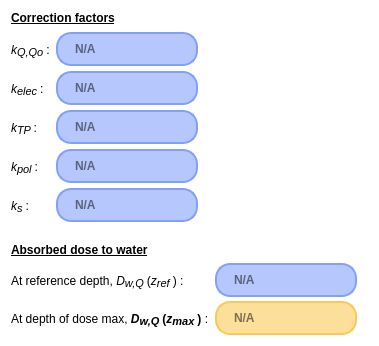
            <widget class="QWidget" name="calSummaryScroll">
             <property name="geometry">
              <rect>
               <x>0</x>
               <y>0</y>
               <width>379</width>
               <height>346</height>
              </rect>
             </property>
             <property name="sizePolicy">
              <sizepolicy hsizetype="Expanding" vsizetype="MinimumExpanding">
               <horstretch>0</horstretch>
               <verstretch>0</verstretch>
              </sizepolicy>
             </property>
             <property name="autoFillBackground">
              <bool>false</bool>
             </property>
             <property name="styleSheet">
              <string notr="true">background-color: rgba(252, 247, 247, 0);</string>
             </property>
             <layout class="QVBoxLayout" name="verticalLayout_5">
              <item>
               <widget class="QLabel" name="corrFactorsLabel">
                <property name="sizePolicy">
                 <sizepolicy hsizetype="Fixed" vsizetype="Fixed">
                  <horstretch>0</horstretch>
                  <verstretch>0</verstretch>
                 </sizepolicy>
                </property>
                <property name="text">
                 <string>&lt;html&gt;&lt;head/&gt;&lt;body&gt;&lt;p&gt;&lt;span style=&quot; font-weight:700; text-decoration: underline;&quot;&gt;Correction factors&lt;/span&gt;&lt;/p&gt;&lt;/body&gt;&lt;/html&gt;</string>
                </property>
               </widget>
              </item>
              <item>
               <layout class="QFormLayout" name="corrFactorFL_2">
                <property name="fieldGrowthPolicy">
                 <enum>QFormLayout::ExpandingFieldsGrow</enum>
                </property>
                <property name="rowWrapPolicy">
                 <enum>QFormLayout::DontWrapRows</enum>
                </property>
                <property name="verticalSpacing">
                 <number>4</number>
                </property>
                <item row="0" column="0">
                 <widget class="QLabel" name="kQLabel">
                  <property name="text">
                   <string>&lt;html&gt;&lt;head/&gt;&lt;body&gt;&lt;p&gt;&lt;span style=&quot; font-style:italic;&quot;&gt;k&lt;/span&gt;&lt;span style=&quot; font-size:12pt; font-style:italic; vertical-align:sub;&quot;&gt;Q,Qo &lt;/span&gt;:&lt;/p&gt;&lt;/body&gt;&lt;/html&gt;</string>
                  </property>
                 </widget>
                </item>
                <item row="0" column="1">
                 <widget class="QLineEdit" name="kQLE">
                  <property name="sizePolicy">
                   <sizepolicy hsizetype="Fixed" vsizetype="Fixed">
                    <horstretch>0</horstretch>
                    <verstretch>0</verstretch>
                   </sizepolicy>
                  </property>
                  <property name="focusPolicy">
                   <enum>Qt::NoFocus</enum>
                  </property>
                  <property name="contextMenuPolicy">
                   <enum>Qt::NoContextMenu</enum>
                  </property>
                  <property name="styleSheet">
                   <string notr="true">border-radius: 15px;
border-color: rgb(130, 160, 250);
border-style: solid;
border-width:2px;
background-color: rgba(130, 160, 250,150);
padding-left: 15px;
height: 30px;
font-weight: bold</string>
                  </property>
                  <property name="readOnly">
                   <bool>true</bool>
                  </property>
                  <property name="placeholderText">
                   <string>N/A</string>
                  </property>
                 </widget>
                </item>
                <item row="1" column="0">
                 <widget class="QLabel" name="kElecLabel">
                  <property name="sizePolicy">
                   <sizepolicy hsizetype="Preferred" vsizetype="MinimumExpanding">
                    <horstretch>0</horstretch>
                    <verstretch>0</verstretch>
                   </sizepolicy>
                  </property>
                  <property name="text">
                   <string>&lt;html&gt;&lt;head/&gt;&lt;body&gt;&lt;p&gt;&lt;span style=&quot; font-style:italic;&quot;&gt;k&lt;/span&gt;&lt;span style=&quot; font-size:12pt; font-style:italic; vertical-align:sub;&quot;&gt;elec &lt;/span&gt;:&lt;/p&gt;&lt;/body&gt;&lt;/html&gt;</string>
                  </property>
                  <property name="alignment">
                   <set>Qt::AlignLeading|Qt::AlignLeft|Qt::AlignVCenter</set>
                  </property>
                 </widget>
                </item>
                <item row="1" column="1">
                 <widget class="QLineEdit" name="kElecLE">
                  <property name="enabled">
                   <bool>true</bool>
                  </property>
                  <property name="sizePolicy">
                   <sizepolicy hsizetype="Fixed" vsizetype="Fixed">
                    <horstretch>0</horstretch>
                    <verstretch>0</verstretch>
                   </sizepolicy>
                  </property>
                  <property name="focusPolicy">
                   <enum>Qt::NoFocus</enum>
                  </property>
                  <property name="contextMenuPolicy">
                   <enum>Qt::NoContextMenu</enum>
                  </property>
                  <property name="autoFillBackground">
                   <bool>false</bool>
                  </property>
                  <property name="styleSheet">
                   <string notr="true">border-radius: 15px;
border-color: rgb(130, 160, 250);
border-style: solid;
border-width:2px;
background-color: rgba(130, 160, 250,150);
padding-left: 15px;
height: 30px;
font-weight: bold</string>
                  </property>
                  <property name="text">
                   <string/>
                  </property>
                  <property name="frame">
                   <bool>true</bool>
                  </property>
                  <property name="alignment">
                   <set>Qt::AlignLeading|Qt::AlignLeft|Qt::AlignVCenter</set>
                  </property>
                  <property name="readOnly">
                   <bool>true</bool>
                  </property>
                  <property name="placeholderText">
                   <string>N/A</string>
                  </property>
                 </widget>
                </item>
                <item row="2" column="0">
                 <widget class="QLabel" name="kTPLabel">
                  <property name="text">
                   <string>&lt;html&gt;&lt;head/&gt;&lt;body&gt;&lt;p&gt;&lt;span style=&quot; font-style:italic;&quot;&gt;k&lt;/span&gt;&lt;span style=&quot; font-size:12pt; font-style:italic; vertical-align:sub;&quot;&gt;TP &lt;/span&gt;:&lt;/p&gt;&lt;/body&gt;&lt;/html&gt;</string>
                  </property>
                 </widget>
                </item>
                <item row="2" column="1">
                 <widget class="QLineEdit" name="kTPLE">
                  <property name="sizePolicy">
                   <sizepolicy hsizetype="Fixed" vsizetype="Fixed">
                    <horstretch>0</horstretch>
                    <verstretch>0</verstretch>
                   </sizepolicy>
                  </property>
                  <property name="focusPolicy">
                   <enum>Qt::NoFocus</enum>
                  </property>
                  <property name="contextMenuPolicy">
                   <enum>Qt::NoContextMenu</enum>
                  </property>
                  <property name="styleSheet">
                   <string notr="true">border-radius: 15px;
border-color: rgb(130, 160, 250);
border-style: solid;
border-width:2px;
background-color: rgba(130, 160, 250,150);
padding-left: 15px;
height: 30px;
font-weight: bold</string>
                  </property>
                  <property name="text">
                   <string/>
                  </property>
                  <property name="readOnly">
                   <bool>true</bool>
                  </property>
                  <property name="placeholderText">
                   <string>N/A</string>
                  </property>
                 </widget>
                </item>
                <item row="3" column="0">
                 <widget class="QLabel" name="kPolLabel">
                  <property name="text">
                   <string>&lt;html&gt;&lt;head/&gt;&lt;body&gt;&lt;p&gt;&lt;span style=&quot; font-style:italic;&quot;&gt;k&lt;/span&gt;&lt;span style=&quot; font-size:12pt; font-style:italic; vertical-align:sub;&quot;&gt;pol &lt;/span&gt;:&lt;/p&gt;&lt;/body&gt;&lt;/html&gt;</string>
                  </property>
                 </widget>
                </item>
                <item row="3" column="1">
                 <widget class="QLineEdit" name="kPolLE">
                  <property name="sizePolicy">
                   <sizepolicy hsizetype="Fixed" vsizetype="Fixed">
                    <horstretch>0</horstretch>
                    <verstretch>0</verstretch>
                   </sizepolicy>
                  </property>
                  <property name="focusPolicy">
                   <enum>Qt::NoFocus</enum>
                  </property>
                  <property name="contextMenuPolicy">
                   <enum>Qt::NoContextMenu</enum>
                  </property>
                  <property name="styleSheet">
                   <string notr="true">border-radius: 15px;
border-color: rgb(130, 160, 250);
border-style: solid;
border-width:2px;
background-color: rgba(130, 160, 250,150);
padding-left: 15px;
height: 30px;
font-weight: bold</string>
                  </property>
                  <property name="readOnly">
                   <bool>true</bool>
                  </property>
                  <property name="placeholderText">
                   <string>N/A</string>
                  </property>
                 </widget>
                </item>
                <item row="4" column="0">
                 <widget class="QLabel" name="kSLabel">
                  <property name="text">
                   <string>&lt;html&gt;&lt;head/&gt;&lt;body&gt;&lt;p&gt;&lt;span style=&quot; font-style:italic;&quot;&gt;k&lt;/span&gt;&lt;span style=&quot; font-size:12pt; font-style:italic; vertical-align:sub;&quot;&gt;s &lt;/span&gt;:&lt;/p&gt;&lt;/body&gt;&lt;/html&gt;</string>
                  </property>
                 </widget>
                </item>
                <item row="4" column="1">
                 <layout class="QHBoxLayout" name="horizontalLayout_2">
                  <property name="spacing">
                   <number>10</number>
                  </property>
                  <item>
                   <widget class="QLineEdit" name="kSLE">
                    <property name="sizePolicy">
                     <sizepolicy hsizetype="Fixed" vsizetype="Fixed">
                      <horstretch>0</horstretch>
                      <verstretch>0</verstretch>
                     </sizepolicy>
                    </property>
                    <property name="focusPolicy">
                     <enum>Qt::NoFocus</enum>
                    </property>
                    <property name="contextMenuPolicy">
                     <enum>Qt::NoContextMenu</enum>
                    </property>
                    <property name="styleSheet">
                     <string notr="true">border-radius: 15px;
border-color: rgb(130, 160, 250);
border-style: solid;
border-width:2px;
background-color: rgba(130, 160, 250,150);
padding-left: 15px;
height: 30px;
font-weight: bold</string>
                    </property>
                    <property name="readOnly">
                     <bool>true</bool>
                    </property>
                    <property name="placeholderText">
                     <string>N/A</string>
                    </property>
                   </widget>
                  </item>
                  <item>
                   <widget class="QLabel" name="ks_status_icon">
                    <property name="maximumSize">
                     <size>
                      <width>24</width>
                      <height>24</height>
                     </size>
                    </property>
                    <property name="text">
                     <string/>
                    </property>
                    <property name="scaledContents">
                     <bool>true</bool>
                    </property>
                   </widget>
                  </item>
                 </layout>
                </item>
               </layout>
              </item>
              <item>
               <spacer name="verticalSpacer_8">
                <property name="orientation">
                 <enum>Qt::Vertical</enum>
                </property>
                <property name="sizeType">
                 <enum>QSizePolicy::Fixed</enum>
                </property>
                <property name="sizeHint" stdset="0">
                 <size>
                  <width>20</width>
                  <height>10</height>
                 </size>
                </property>
               </spacer>
              </item>
              <item>
               <widget class="QLabel" name="absorsedDoseLabel">
                <property name="sizePolicy">
                 <sizepolicy hsizetype="Fixed" vsizetype="Fixed">
                  <horstretch>0</horstretch>
                  <verstretch>0</verstretch>
                 </sizepolicy>
                </property>
                <property name="text">
                 <string>&lt;html&gt;&lt;head/&gt;&lt;body&gt;&lt;p&gt;&lt;span style=&quot; font-weight:700; text-decoration: underline;&quot;&gt;Absorbed dose to water&lt;/span&gt;&lt;/p&gt;&lt;/body&gt;&lt;/html&gt;</string>
                </property>
               </widget>
              </item>
              <item>
               <layout class="QFormLayout" name="absorbedDoseFL_2">
                <property name="fieldGrowthPolicy">
                 <enum>QFormLayout::AllNonFixedFieldsGrow</enum>
                </property>
                <property name="verticalSpacing">
                 <number>4</number>
                </property>
                <item row="0" column="0">
                 <widget class="QLabel" name="zrefDoseLabel">
                  <property name="sizePolicy">
                   <sizepolicy hsizetype="Fixed" vsizetype="Preferred">
                    <horstretch>0</horstretch>
                    <verstretch>0</verstretch>
                   </sizepolicy>
                  </property>
                  <property name="text">
                   <string>&lt;html&gt;&lt;head/&gt;&lt;body&gt;&lt;p&gt;At reference depth, &lt;span style=&quot; font-style:italic;&quot;&gt;D&lt;/span&gt;&lt;span style=&quot; font-size:12pt; font-style:italic; vertical-align:sub;&quot;&gt;w,Q &lt;/span&gt;(&lt;span style=&quot; font-style:italic;&quot;&gt;z&lt;/span&gt;&lt;span style=&quot; font-size:12pt; font-style:italic; vertical-align:sub;&quot;&gt;ref &lt;/span&gt;) :&lt;/p&gt;&lt;/body&gt;&lt;/html&gt;</string>
                  </property>
                 </widget>
                </item>
                <item row="0" column="1">
                 <widget class="QLineEdit" name="zrefDoseLE">
                  <property name="sizePolicy">
                   <sizepolicy hsizetype="Fixed" vsizetype="Fixed">
                    <horstretch>0</horstretch>
                    <verstretch>0</verstretch>
                   </sizepolicy>
                  </property>
                  <property name="focusPolicy">
                   <enum>Qt::NoFocus</enum>
                  </property>
                  <property name="contextMenuPolicy">
                   <enum>Qt::NoContextMenu</enum>
                  </property>
                  <property name="styleSheet">
                   <string notr="true">border-radius: 15px;
border-color: rgb(130, 160, 250);
border-style: solid;
border-width:2px;
background-color: rgba(130, 160, 250,150);
padding-left: 15px;
height: 30px;
font-weight: bold</string>
                  </property>
                  <property name="readOnly">
                   <bool>true</bool>
                  </property>
                  <property name="placeholderText">
                   <string>N/A</string>
                  </property>
                 </widget>
                </item>
                <item row="1" column="0">
                 <widget class="QLabel" name="zmaxDoseLabel">
                  <property name="sizePolicy">
                   <sizepolicy hsizetype="Fixed" vsizetype="Preferred">
                    <horstretch>0</horstretch>
                    <verstretch>0</verstretch>
                   </sizepolicy>
                  </property>
                  <property name="text">
                   <string>&lt;html&gt;&lt;head/&gt;&lt;body&gt;&lt;p&gt;At depth of dose max, &lt;span style=&quot; font-weight:700; font-style:italic;&quot;&gt;D&lt;/span&gt;&lt;span style=&quot; font-size:12pt; font-weight:700; font-style:italic; vertical-align:sub;&quot;&gt;w,Q &lt;/span&gt;&lt;span style=&quot; font-weight:700;&quot;&gt;(&lt;/span&gt;&lt;span style=&quot; font-weight:700; font-style:italic;&quot;&gt;z&lt;/span&gt;&lt;span style=&quot; font-size:12pt; font-weight:700; font-style:italic; vertical-align:sub;&quot;&gt;max &lt;/span&gt;&lt;span style=&quot; font-weight:700;&quot;&gt;)&lt;/span&gt; :&lt;/p&gt;&lt;/body&gt;&lt;/html&gt;</string>
                  </property>
                 </widget>
                </item>
                <item row="1" column="1">
                 <widget class="QLineEdit" name="zmaxDoseLE">
                  <property name="sizePolicy">
                   <sizepolicy hsizetype="Fixed" vsizetype="Fixed">
                    <horstretch>0</horstretch>
                    <verstretch>0</verstretch>
                   </sizepolicy>
                  </property>
                  <property name="focusPolicy">
                   <enum>Qt::NoFocus</enum>
                  </property>
                  <property name="contextMenuPolicy">
                   <enum>Qt::NoContextMenu</enum>
                  </property>
                  <property name="autoFillBackground">
                   <bool>false</bool>
                  </property>
                  <property name="styleSheet">
                   <string notr="true">border-radius: 15px;
border-color: rgb(250, 200, 83);
background-color: rgba(250, 200, 83,150);
border-style: solid;
border-width:2px;
padding-left: 15px;
height: 30px;
font-weight: bold


</string>
                  </property>
                  <property name="text">
                   <string/>
                  </property>
                  <property name="frame">
                   <bool>false</bool>
                  </property>
                  <property name="readOnly">
                   <bool>true</bool>
                  </property>
                  <property name="placeholderText">
                   <string>N/A</string>
                  </property>
                 </widget>
                </item>
               </layout>
              </item>
             </layout>
            </widget>
